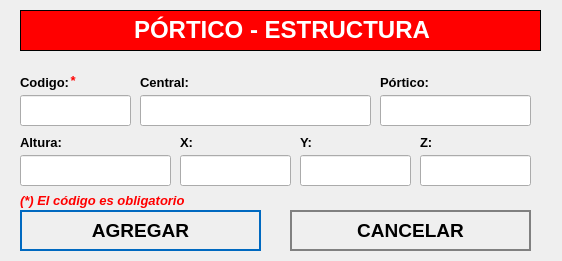
<?xml version="1.0" encoding="UTF-8"?>
<ui version="4.0">
 <class>NewBook</class>
 <widget class="QWidget" name="NewBook">
  <property name="geometry">
   <rect>
    <x>0</x>
    <y>0</y>
    <width>562</width>
    <height>261</height>
   </rect>
  </property>
  <property name="minimumSize">
   <size>
    <width>562</width>
    <height>261</height>
   </size>
  </property>
  <property name="maximumSize">
   <size>
    <width>562</width>
    <height>261</height>
   </size>
  </property>
  <property name="windowTitle">
   <string>Nuevo Registro</string>
  </property>
  <property name="styleSheet">
   <string notr="true">QPushButton
{	
	height: 2em;
 	border-style: solid;
	border-width: 2px;
 	border-color: grey;
	font-weight: bold;
}

QPushButton:hover
{
   	background-color:grey;
	color:white;
}</string>
  </property>
  <widget class="QLabel" name="label">
   <property name="geometry">
    <rect>
     <x>20</x>
     <y>10</y>
     <width>521</width>
     <height>41</height>
    </rect>
   </property>
   <property name="font">
    <font>
     <underline>false</underline>
    </font>
   </property>
   <property name="autoFillBackground">
    <bool>false</bool>
   </property>
   <property name="styleSheet">
    <string notr="true">background-color: red;</string>
   </property>
   <property name="frameShape">
    <enum>QFrame::Box</enum>
   </property>
   <property name="text">
    <string>&lt;html&gt;&lt;head/&gt;&lt;body&gt;&lt;p align=&quot;center&quot;&gt;&lt;span style=&quot; font-size:18pt; font-weight:600; color:#ffffff;&quot;&gt;PÓRTICO - ESTRUCTURA&lt;/span&gt;&lt;/p&gt;&lt;/body&gt;&lt;/html&gt;</string>
   </property>
  </widget>
  <widget class="QLabel" name="label_autoriza">
   <property name="geometry">
    <rect>
     <x>20</x>
     <y>70</y>
     <width>101</width>
     <height>25</height>
    </rect>
   </property>
   <property name="text">
    <string>&lt;html&gt;&lt;head/&gt;&lt;body&gt;&lt;p&gt;&lt;span style=&quot; font-size:10pt; font-weight:600;&quot;&gt;Codigo:&lt;/span&gt;&lt;/p&gt;&lt;/body&gt;&lt;/html&gt;</string>
   </property>
  </widget>
  <widget class="QLineEdit" name="inputCodigo">
   <property name="geometry">
    <rect>
     <x>20</x>
     <y>95</y>
     <width>111</width>
     <height>31</height>
    </rect>
   </property>
   <property name="font">
    <font>
     <pointsize>12</pointsize>
    </font>
   </property>
  </widget>
  <widget class="QLineEdit" name="inputNombre">
   <property name="geometry">
    <rect>
     <x>140</x>
     <y>95</y>
     <width>231</width>
     <height>31</height>
    </rect>
   </property>
   <property name="font">
    <font>
     <pointsize>12</pointsize>
    </font>
   </property>
  </widget>
  <widget class="QPushButton" name="addButton">
   <property name="geometry">
    <rect>
     <x>20</x>
     <y>210</y>
     <width>241</width>
     <height>41</height>
    </rect>
   </property>
   <property name="font">
    <font>
     <pointsize>14</pointsize>
     <weight>75</weight>
     <bold>true</bold>
    </font>
   </property>
   <property name="cursor">
    <cursorShape>PointingHandCursor</cursorShape>
   </property>
   <property name="styleSheet">
    <string notr="true">QPushButton
{	
	height: 2em;
 	border-style: solid;
	border-width: 2px;
 	border-color: #0069c0;
	font-weight: bold;
}

QPushButton:hover
{
   	background-color:#0069c0;
	color:white;
}</string>
   </property>
   <property name="text">
    <string>AGREGAR</string>
   </property>
   <property name="icon">
    <iconset>
     <normaloff>../assets/icons/add-icon.png</normaloff>../assets/icons/add-icon.png</iconset>
   </property>
   <property name="iconSize">
    <size>
     <width>30</width>
     <height>30</height>
    </size>
   </property>
   <property name="autoDefault">
    <bool>true</bool>
   </property>
   <property name="default">
    <bool>true</bool>
   </property>
   <property name="flat">
    <bool>true</bool>
   </property>
  </widget>
  <widget class="QPushButton" name="cancelButton">
   <property name="geometry">
    <rect>
     <x>290</x>
     <y>210</y>
     <width>241</width>
     <height>41</height>
    </rect>
   </property>
   <property name="font">
    <font>
     <pointsize>14</pointsize>
     <weight>75</weight>
     <bold>true</bold>
    </font>
   </property>
   <property name="cursor">
    <cursorShape>PointingHandCursor</cursorShape>
   </property>
   <property name="styleSheet">
    <string notr="true">QPushButton
{	
	height: 2em;
 	border-style: solid;
	border-width: 2px;
 	border-color: grey;
	font-weight: bold;
}

QPushButton:hover
{
   	background-color:grey;
	color:white;
}</string>
   </property>
   <property name="text">
    <string>CANCELAR</string>
   </property>
   <property name="icon">
    <iconset>
     <normaloff>../assets/icons/cancel-icon.png</normaloff>../assets/icons/cancel-icon.png</iconset>
   </property>
   <property name="iconSize">
    <size>
     <width>30</width>
     <height>30</height>
    </size>
   </property>
   <property name="autoDefault">
    <bool>true</bool>
   </property>
   <property name="default">
    <bool>true</bool>
   </property>
   <property name="flat">
    <bool>true</bool>
   </property>
  </widget>
  <widget class="QLabel" name="label_aquienVisita">
   <property name="geometry">
    <rect>
     <x>140</x>
     <y>70</y>
     <width>191</width>
     <height>25</height>
    </rect>
   </property>
   <property name="text">
    <string>&lt;html&gt;&lt;head/&gt;&lt;body&gt;&lt;p&gt;&lt;span style=&quot; font-size:10pt; font-weight:600;&quot;&gt;Central:&lt;/span&gt;&lt;/p&gt;&lt;/body&gt;&lt;/html&gt;</string>
   </property>
  </widget>
  <widget class="QLabel" name="label_horaIngreso">
   <property name="geometry">
    <rect>
     <x>180</x>
     <y>130</y>
     <width>71</width>
     <height>25</height>
    </rect>
   </property>
   <property name="text">
    <string>&lt;html&gt;&lt;head/&gt;&lt;body&gt;&lt;p&gt;&lt;span style=&quot; font-size:10pt; font-weight:600;&quot;&gt;X:&lt;/span&gt;&lt;/p&gt;&lt;/body&gt;&lt;/html&gt;</string>
   </property>
  </widget>
  <widget class="QLabel" name="label_horaSalida">
   <property name="geometry">
    <rect>
     <x>300</x>
     <y>130</y>
     <width>81</width>
     <height>25</height>
    </rect>
   </property>
   <property name="text">
    <string>&lt;html&gt;&lt;head/&gt;&lt;body&gt;&lt;p&gt;&lt;span style=&quot; font-size:10pt; font-weight:600;&quot;&gt;Y:&lt;/span&gt;&lt;/p&gt;&lt;/body&gt;&lt;/html&gt;</string>
   </property>
  </widget>
  <widget class="QLabel" name="label_motivoVisita">
   <property name="geometry">
    <rect>
     <x>420</x>
     <y>130</y>
     <width>101</width>
     <height>25</height>
    </rect>
   </property>
   <property name="text">
    <string>&lt;html&gt;&lt;head/&gt;&lt;body&gt;&lt;p&gt;&lt;span style=&quot; font-size:10pt; font-weight:600;&quot;&gt;Z:&lt;/span&gt;&lt;/p&gt;&lt;/body&gt;&lt;/html&gt;</string>
   </property>
  </widget>
  <widget class="QLineEdit" name="inputX">
   <property name="geometry">
    <rect>
     <x>180</x>
     <y>155</y>
     <width>111</width>
     <height>31</height>
    </rect>
   </property>
   <property name="font">
    <font>
     <pointsize>12</pointsize>
    </font>
   </property>
   <property name="maxLength">
    <number>14</number>
   </property>
  </widget>
  <widget class="QLineEdit" name="inputY">
   <property name="geometry">
    <rect>
     <x>300</x>
     <y>155</y>
     <width>111</width>
     <height>31</height>
    </rect>
   </property>
   <property name="font">
    <font>
     <pointsize>12</pointsize>
    </font>
   </property>
   <property name="maxLength">
    <number>14</number>
   </property>
  </widget>
  <widget class="QLineEdit" name="inputZ">
   <property name="geometry">
    <rect>
     <x>420</x>
     <y>155</y>
     <width>111</width>
     <height>31</height>
    </rect>
   </property>
   <property name="font">
    <font>
     <pointsize>12</pointsize>
    </font>
   </property>
   <property name="maxLength">
    <number>14</number>
   </property>
  </widget>
  <widget class="QLineEdit" name="inputPortico">
   <property name="geometry">
    <rect>
     <x>380</x>
     <y>95</y>
     <width>151</width>
     <height>31</height>
    </rect>
   </property>
   <property name="font">
    <font>
     <pointsize>12</pointsize>
    </font>
   </property>
  </widget>
  <widget class="QLabel" name="label_motivoVisita_3">
   <property name="geometry">
    <rect>
     <x>380</x>
     <y>70</y>
     <width>161</width>
     <height>25</height>
    </rect>
   </property>
   <property name="text">
    <string>&lt;html&gt;&lt;head/&gt;&lt;body&gt;&lt;p&gt;&lt;span style=&quot; font-size:10pt; font-weight:600;&quot;&gt;Pórtico:&lt;/span&gt;&lt;/p&gt;&lt;/body&gt;&lt;/html&gt;</string>
   </property>
  </widget>
  <widget class="QLineEdit" name="inputAltura">
   <property name="geometry">
    <rect>
     <x>20</x>
     <y>155</y>
     <width>151</width>
     <height>31</height>
    </rect>
   </property>
   <property name="font">
    <font>
     <pointsize>12</pointsize>
    </font>
   </property>
   <property name="maxLength">
    <number>7</number>
   </property>
  </widget>
  <widget class="QLabel" name="label_horaIngreso_2">
   <property name="geometry">
    <rect>
     <x>20</x>
     <y>130</y>
     <width>111</width>
     <height>25</height>
    </rect>
   </property>
   <property name="text">
    <string>&lt;html&gt;&lt;head/&gt;&lt;body&gt;&lt;p&gt;&lt;span style=&quot; font-size:10pt; font-weight:600;&quot;&gt;Altura:&lt;/span&gt;&lt;/p&gt;&lt;/body&gt;&lt;/html&gt;</string>
   </property>
  </widget>
  <widget class="QLabel" name="label_advertencia_dni">
   <property name="geometry">
    <rect>
     <x>20</x>
     <y>190</y>
     <width>251</width>
     <height>21</height>
    </rect>
   </property>
   <property name="text">
    <string>&lt;html&gt;&lt;head/&gt;&lt;body&gt;&lt;p&gt;&lt;span style=&quot; font-size:10pt; font-weight:600; font-style:italic; color:#ff0000;&quot;&gt;(*) El código es obligatorio&lt;/span&gt;&lt;/p&gt;&lt;/body&gt;&lt;/html&gt;</string>
   </property>
  </widget>
  <widget class="QLabel" name="label_advertencia_dni_2">
   <property name="geometry">
    <rect>
     <x>70</x>
     <y>70</y>
     <width>21</width>
     <height>21</height>
    </rect>
   </property>
   <property name="text">
    <string>&lt;html&gt;&lt;head/&gt;&lt;body&gt;&lt;p&gt;&lt;span style=&quot; font-size:10pt; font-weight:600; font-style:italic; color:#ff0000;&quot;&gt;*&lt;/span&gt;&lt;/p&gt;&lt;/body&gt;&lt;/html&gt;</string>
   </property>
  </widget>
 </widget>
 <tabstops>
  <tabstop>inputCodigo</tabstop>
  <tabstop>inputNombre</tabstop>
  <tabstop>addButton</tabstop>
  <tabstop>cancelButton</tabstop>
 </tabstops>
 <resources/>
 <connections/>
</ui>
